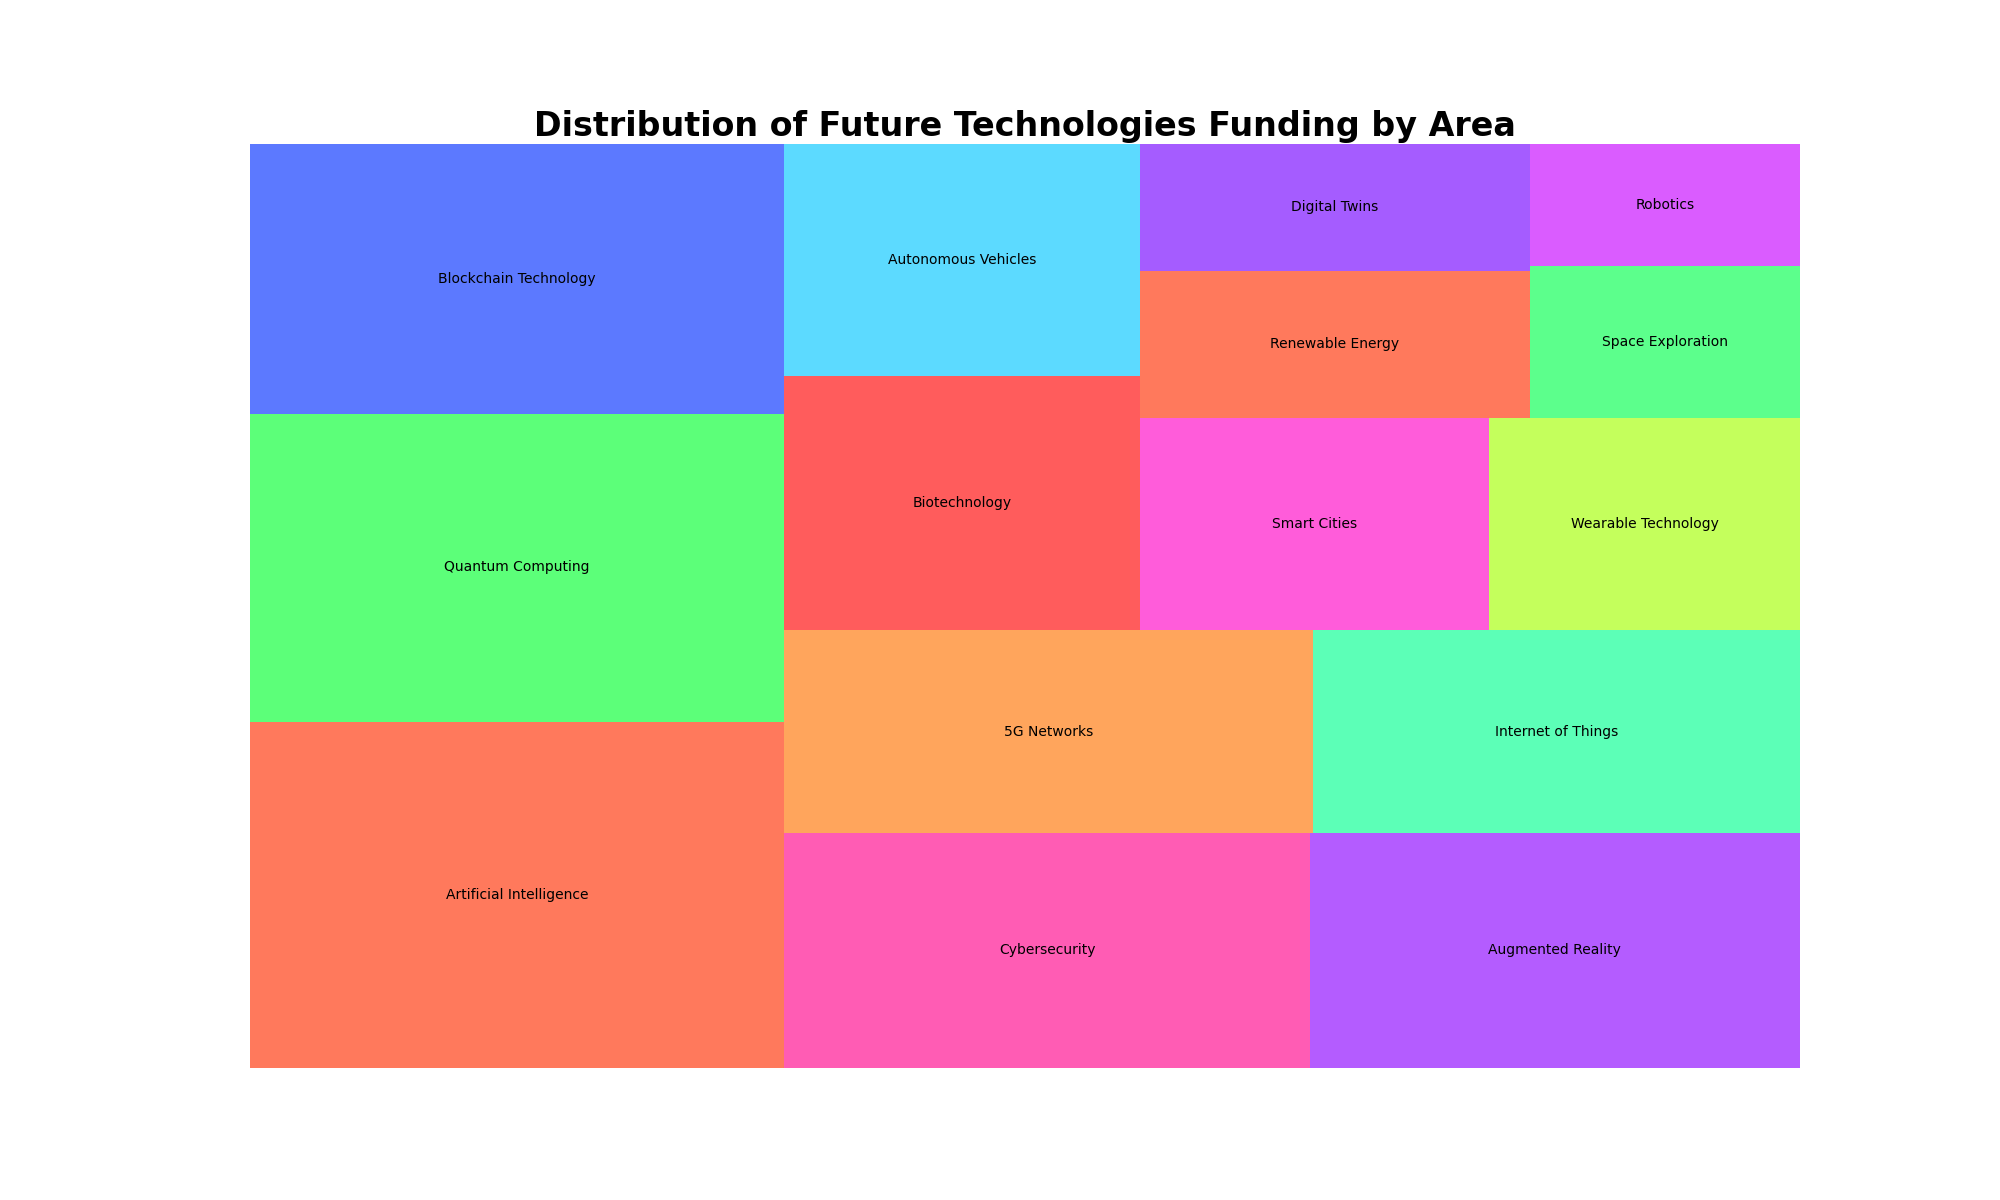

Recreate this plot in Python.

import seaborn as sns
import pandas as pd
import matplotlib.pyplot as plt
import squarify  # pip install squarify (algorithm for treemap)

# Create the dataframe
df = pd.DataFrame({
    'Topic': ['Artificial Intelligence', 'Quantum Computing', 'Blockchain Technology', 'Cybersecurity', 'Augmented Reality', 
              '5G Networks', 'Internet of Things', 'Biotechnology', 'Autonomous Vehicles', 'Smart Cities', 'Wearable Technology', 
              'Renewable Energy', 'Digital Twins', 'Space Exploration', 'Robotics'],
    'Funding': [450, 400, 350, 300, 280, 260, 240, 220, 200, 180, 160, 140, 120, 100, 80]
})

# Custom colors for the treemap
colors = ['#FF5733', '#33FF57', '#3357FF', '#FF33A1', '#A133FF', '#FF8F33', '#33FFA5', '#FF3333', '#33D1FF', '#FF33D1', 
          '#B6FF33', '#FF5733', '#8F33FF', '#33FF6F', '#D133FF']

# Create a figure and a set of subplots
plt.figure(figsize=(20, 12))

# Using squarify to plot the treemap
squarify.plot(sizes=df['Funding'], label=df['Topic'], color=colors, alpha=0.8)

plt.title("Distribution of Future Technologies Funding by Area", fontsize=24, fontweight='bold')
plt.axis('off')  # Disable the axis

plt.show()
